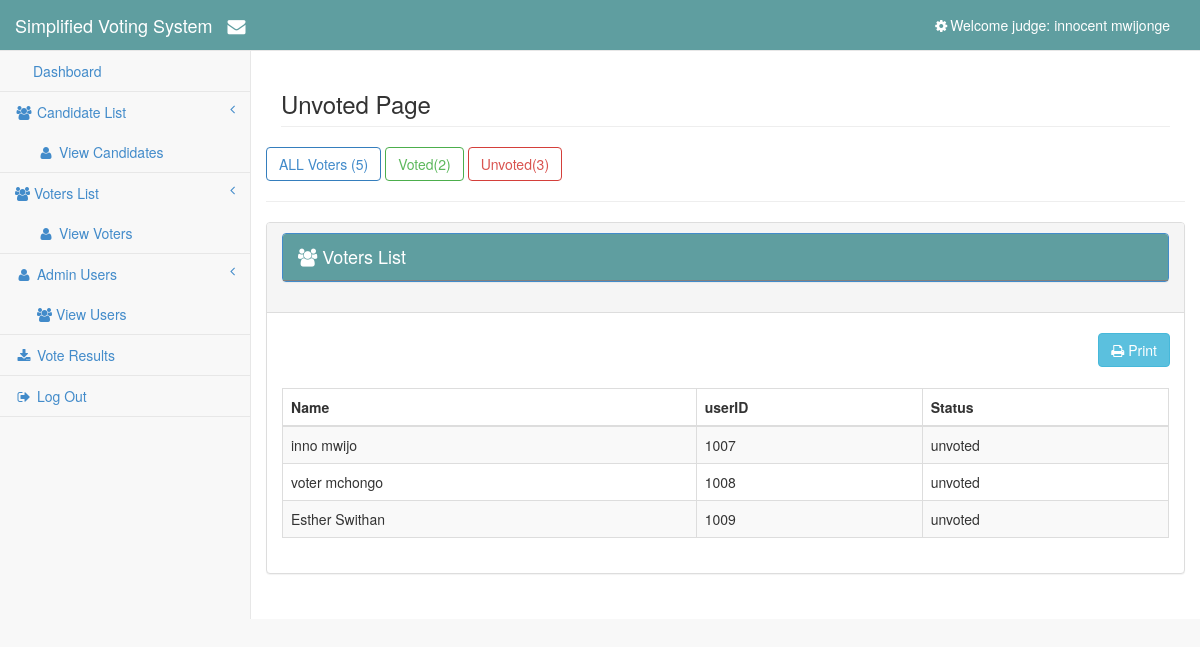
Page /adminpages/voters/unvoted.php (signed in) on the committed database.
### tables this page shows
CREATE TABLE `voters` (
  `firstname` varchar(30) NOT NULL,
  `middlename` varchar(30) DEFAULT NULL,
  `surname` varchar(30) NOT NULL,
  `gender` enum('male','female') NOT NULL,
  `age` int(11) NOT NULL,
  `maritalstatus` enum('single','married','divorced','deadpartner') NOT NULL,
  `region` varchar(30) NOT NULL,
  `nationality` varchar(30) NOT NULL DEFAULT 'TANZANIAN',
  `userID` int(11) NOT NULL,
  `password` varchar(52) NOT NULL,
  `status` enum('voted','unvoted') NOT NULL DEFAULT 'unvoted',
  `usertype` enum('voter') NOT NULL DEFAULT 'voter'
);

### adminpages/session.php (called while the page is built, shortened)
<?php
if(!isset($_SESSION['userID']))
{
$_SESSION['msg']="You must login first to vote";
header("location:index.php");
}
else
{
$session_id=$_SESSION['userID'];
}
?>

### adminpages/voters/unvoted.php (the view, shortened to what this page needs)
<?php include ('../session.php');?>
<?php include ('../head.php');?>
<body>
    <div id="wrapper">
        <?php include ('sidebar.php');?>
        <div id="page-wrapper">
            <div class="row">
                <div class="col-lg-12">
                    <h3 class="page-header">Unvoted Page</h3>
                </div>
				<?php
					$count = $db->query("SELECT COUNT(*) as total FROM `voters`")->fetch_array();
					$count1 =  $db->query("SELECT COUNT(*) as total FROM `voters` WHERE `status` = 'Voted'")->fetch_array();
					$count2 = $db->query("SELECT COUNT(*) as total FROM `voters` WHERE `status` = 'Unvoted'")->fetch_array();
				?>
				<a href="voters.php" class = "btn btn-primary btn-outline">ALL Voters (<?php echo $count['total']?>)</a>
				<a href="voted.php" class = "btn btn-success btn-outline"> Voted(<?php echo $count1['total']?>)</a>
				<a href="unvoted.php" class = "btn btn-danger btn-outline">Unvoted(<?php echo $count2['total']?>) </a>
				<br/>
				<hr/>
                    <div class="panel panel-default">
                        <div class="panel-heading">
                            <h4 class="modal-title" id="myModalLabel">
												<div class="panel panel-primary">
													<div class="panel-heading"><i class = "fa fa-users"></i>
														Voters List
													</div>
												</div>
											</h4>
                        </div>
                        <br/>
					<button type="button" onclick="window.print();" style = "margin-right:14px;" id ="print" class = "pull-right btn btn-info"><i class = "fa fa-print"></i> Print</button>
<br>
					<br/>
                        <div class="panel-body">
                            <div class="table-responsive">
                                <table class="table table-striped table-bordered table-hover" id="dataTables-example">
                                    <thead>
                                        <tr>
                                            <th>Name</th>
                                            <th>userID</th>
                                            <th>Status</th>
                                        </tr>
                                    </thead>
                                    <tbody>
										<?php
											require '../../dbconnect.php';
											$query = $db->query("SELECT * FROM voters where status = 'Unvoted' ");
											while($row = $query->fetch_array()){
										?>
										<tr class="odd gradeX">
											<td><?php echo $row ['firstname']." ".$row['surname'];?></td>
                                            <td><?php echo $row ['userID'];?></td>
                                            <td><?php echo $row ['status'];?></td>
                                        </tr>
                                       <?php } ?>
                                    </tbody>
                                </table>
                            </div>
                        </div>
                    </div>
            </div>
        </div>
    </div>
</body>
</html>

### adminpages/voters/sidebar.php (shortened to what this page needs)
<nav class="navbar navbar-default navbar-static-top" role="navigation" style="margin-bottom:0; background-color:cadetblue;">
            <div class="navbar-header">
                <a class="navbar-brand" href="" style = "color:white;">Simplified Voting System &nbsp <i class = "fa fa-envelope fa-large" > </i></a>
            </div>
            <ul class="nav navbar-top-links navbar-right">
               <?php require '../dbconnect.php';
				$q= "SELECT * FROM admins WHERE userID = '$session_id' " ;
                $qresult = mysqli_query($db,$q);
                $record=mysqli_fetch_array($qresult);
			 ?>
                <li class="dropdown">
                    <a class="dropdown-toggle" data-toggle="dropdown" href="#" style = "color: white">
					<i class="fa fa-cog fa-spin fa-fw"></i>Welcome <?php echo $record['usertype'].": ".$record['firstname']." ".$record['surname'];?>
                    </a>
                </li>
            </ul>
            <div class="navbar-default sidebar" role="navigation">
                <div class="sidebar-nav navbar-collapse">
                    <ul class="nav" id="side-menu">
                        <li>
                        <a href="../candidate/candidate.php"><i class="fa fa-menu fa-fw"></i>Dashboard </a>
                        </li>
                        <li>
                            <a href="#"><i class="fa fa-users fa-fw"></i> Candidate List<span class="fa arrow"></span></a>
                            <ul class="nav nav-second-level">
                                <li>
                                    <a href="../candidate/candidate.php"><i class = "fa fa-user fa-fw"></i> View Candidates</a>
                                </li>
                            </ul>
                        </li>
						<li>
                            <a href="#"><i class="fa fa-users"></i> Voters List<span class="fa arrow"></span></a>
                            <ul class="nav nav-second-level">
                                <li>
                                    <a href="voters.php"><i class = "fa fa-user fa-fw"></i> View Voters</a>
                                </li>
                            </ul>
                        </li>
                        <li>
                            <a href="#"><i class="fa fa-user fa-fw"></i> Admin Users<span class="fa arrow"></span></a>
                            <ul class="nav nav-second-level">
                            <li>
                                    <a href="../adminusers/user.php"> <i class = "fa fa-users" ></i> View Users</a>
                                </li>
                            </ul>
                        </li>
                        <li>
                            <a href="../results/results.php"><i class="fa fa-download fa-fw"></i> Vote Results</a>
                        </li>
                        <li>
                            <a href="../logout.php"><i class="fa fa-sign-out fa-fw"></i> Log Out</a>
                        </li>
                    </ul>
                </div>
            </div>
        </nav>

### rows in the picture
voters: firstname "inno", surname "mwijo", userID "1007", status "unvoted"
voters: firstname "voter", surname "mchongo", userID "1008", status "unvoted"
voters: firstname "Esther", surname "Swithan", userID "1009", status "unvoted"

### other values in the picture
$record['usertype'] "judge"
$record['firstname'] "innocent"
$record['surname'] "mwijonge"
$count['total'] "5"
$count1['total'] "2"
$count2['total'] "3"
